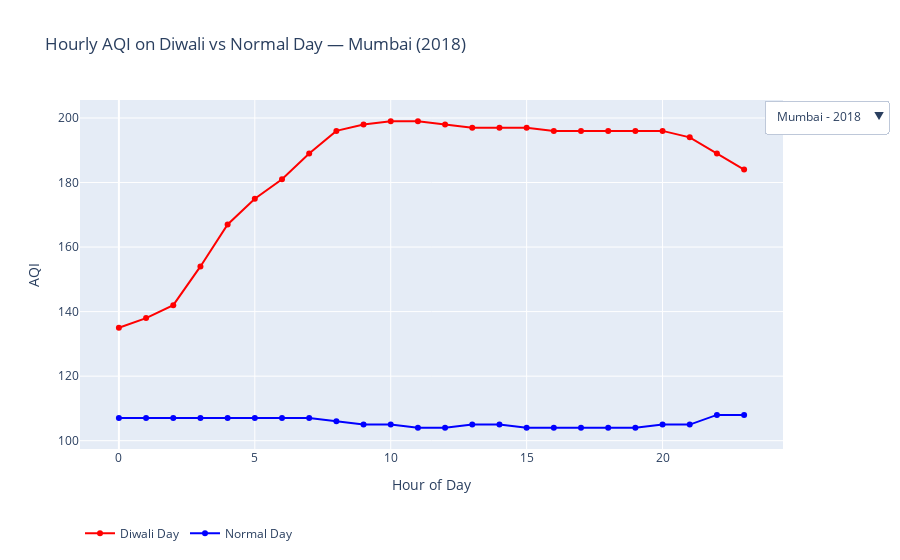

The cell this chart's notebook holds for it:
### Code cell
fig = go.Figure()

cities = ['Delhi', 'Mumbai']
years = [2018, 2019]

initial_city = 'Delhi'
initial_year = 2019
diwali_day = pd.to_datetime(diwali_dates[initial_year]).date()
normal_day = (pd.to_datetime(diwali_dates[initial_year]) - pd.Timedelta(days=7)).date()

df_city_year = df[(df['City'] == initial_city) & (df['Year'] == initial_year)]

dd = df_city_year[df_city_year['Date'] == diwali_day]
nd = df_city_year[df_city_year['Date'] == normal_day]

fig.add_trace(go.Scatter(
    x=dd['Hour'], y=dd['AQI'], mode='lines+markers',
    name='Diwali Day', line=dict(color='red')
))
fig.add_trace(go.Scatter(
    x=nd['Hour'], y=nd['AQI'], mode='lines+markers',
    name='Normal Day', line=dict(color='blue')
))
buttons = []
for city in cities:
    for year in years:

        diwali = pd.to_datetime(diwali_dates[year]).date()
        normal = (pd.to_datetime(diwali_dates[year]) - pd.Timedelta(days=7)).date()

        temp = df[(df['City'] == city) & (df['Year'] == year)]

        dd2 = temp[temp['Date'] == diwali]
        nd2 = temp[temp['Date'] == normal]

        buttons.append(dict(
            label=f"{city} - {year}",
            method="update",
            args=[
                {
                    "x": [dd2['Hour'], nd2['Hour']],
                    "y": [dd2['AQI'], nd2['AQI']]
                },
                {
                    "title": f"Hourly AQI on Diwali vs Normal Day — {city} ({year})"
                }
            ]
        ))

fig.update_layout(
    updatemenus=[{
        "buttons": buttons,
        "direction": "down",
        "showactive": True,
        "x": 1.15,
        "y": 1
    }],
    title=f"Hourly AQI on Diwali vs Normal Day — {initial_city} ({initial_year})",
    xaxis_title="Hour of Day",
    yaxis_title="AQI",
    height=550,
    legend=dict(
    orientation="h",
    y=-0.2
))
fig.show()

### Figure 1 — Plotly figure (JSON) as saved in the notebook; plotly's stock layout.template omitted (floating-point values rounded to 4 significant figures)
{"data": [{"line": {"color": "red"}, "mode": "lines+markers", "name": "Diwali Day", "type": "scatter", "x": [0, 1, 2, 3, 4, 5, 6, 7, 8, 9, 10, 11, 12, 13, 14, 15, 16, 17, 18, 19, 20, 21, 22, 23], "y": [135, 138, 142, 154, 167, 175, 181, 189, 196, 198, 199, 199, 198, 197, 197, 197, 196, 196, 196, 196, 196, 194, 189, 184]}, {"line": {"color": "blue"}, "mode": "lines+markers", "name": "Normal Day", "type": "scatter", "x": [0, 1, 2, 3, 4, 5, 6, 7, 8, 9, 10, 11, 12, 13, 14, 15, 16, 17, 18, 19, 20, 21, 22, 23], "y": [107, 107, 107, 107, 107, 107, 107, 107, 106, 105, 105, 104, 104, 105, 105, 104, 104, 104, 104, 104, 105, 105, 108, 108]}], "layout": {"autosize": true, "legend": {"orientation": "h", "x": 0, "y": -0.2}, "title": {"text": "Hourly AQI on Diwali vs Normal Day — Mumbai (2018)"}, "updatemenus": [{"active": 2, "buttons": [{"args": [{"x": [[0, 1, 2, 3, 4, 5, 6, 7, 8, 9, 10, 11, 12, 13, 14, 15, 16, 17, 18, 19, 20, 21, 22, 23], [0, 1, 2, 3, 4, 5, 6, 7, 8, 9, 10, 11, 12, 13, 14, 15, 16, 17, 18, 19, 20, 21, 22, 23]], "y": [[340, 338, 334, 329, 329, 325, 321, 316, 310, 306, 303, 302, 304, 305, 307, 308, 309, 310, 310, 311, 313, 319, 328, 342], [458, 455, 452, 448, 445, 441, 435, 431, 427, 424, 419, 414, 407, 402, 400, 399, 401, 404, 406, 408, 409, 411, 413, 415]]}, {"title": "Hourly AQI on Diwali vs Normal Day — Delhi (2018)"}], "label": "Delhi - 2018", "method": "update"}, {"args": [{"x": [[0, 1, 2, 3, 4, 5, 6, 7, 8, 9, 10, 11, 12, 13, 14, 15, 16, 17, 18, 19, 20, 21, 22, 23], [0, 1, 2, 3, 4, 5, 6, 7, 8, 9, 10, 11, 12, 13, 14, 15, 16, 17, 18, 19, 20, 21, 22, 23]], "y": [[333, 335, 338, 341, 344, 346, 350, 352, 354, 356, 356, 359, 362, 366, 368, 367, 365, 362, 359, 356, 354, 353, 356, 364], [185, 193, 202, 213, 225, 235, 245, 253, 261, 268, 273, 274, 271, 267, 263, 257, 252, 247, 244, 240, 237, 234, 231, 230]]}, {"title": "Hourly AQI on Diwali vs Normal Day — Delhi (2019)"}], "label": "Delhi - 2019", "method": "update"}, {"args": [{"x": [[0, 1, 2, 3, 4, 5, 6, 7, 8, 9, 10, 11, 12, 13, 14, 15, 16, 17, 18, 19, 20, 21, 22, 23], [0, 1, 2, 3, 4, 5, 6, 7, 8, 9, 10, 11, 12, 13, 14, 15, 16, 17, 18, 19, 20, 21, 22, 23]], "y": [[135, 138, 142, 154, 167, 175, 181, 189, 196, 198, 199, 199, 198, 197, 197, 197, 196, 196, 196, 196, 196, 194, 189, 184], [107, 107, 107, 107, 107, 107, 107, 107, 106, 105, 105, 104, 104, 105, 105, 104, 104, 104, 104, 104, 105, 105, 108, 108]]}, {"title": "Hourly AQI on Diwali vs Normal Day — Mumbai (2018)"}], "label": "Mumbai - 2018", "method": "update"}, {"args": [{"x": [[0, 1, 2, 3, 4, 5, 6, 7, 8, 9, 10, 11, 12, 13, 14, 15, 16, 17, 18, 19, 20, 21, 22, 23], [0, 1, 2, 3, 4, 5, 6, 7, 8, 9, 10, 11, 12, 13, 14, 15, 16, 17, 18, 19, 20, 21, 22, 23]], "y": [[101, 103, 105, 106, 108, 110, 112, 107, 105, 106, 107, 107, 108, 113, 112, 112, 111, 111, 110, 108, 107, 90, 80, 81], [105, 104, 104, 103, 98, 96, 96, 88, 92, 97, 96, 95, 94, 93, 92, 80, 63, 63, 65, 64, 69, 68, 68, 71]]}, {"title": "Hourly AQI on Diwali vs Normal Day — Mumbai (2019)"}], "label": "Mumbai - 2019", "method": "update"}], "direction": "down", "showactive": true, "x": 1.15, "y": 1}], "xaxis": {"autorange": true, "range": [-1.398, 24.4], "title": {"text": "Hour of Day"}, "type": "linear"}, "yaxis": {"autorange": true, "range": [97.4, 205.6], "title": {"text": "AQI"}, "type": "linear"}}}
